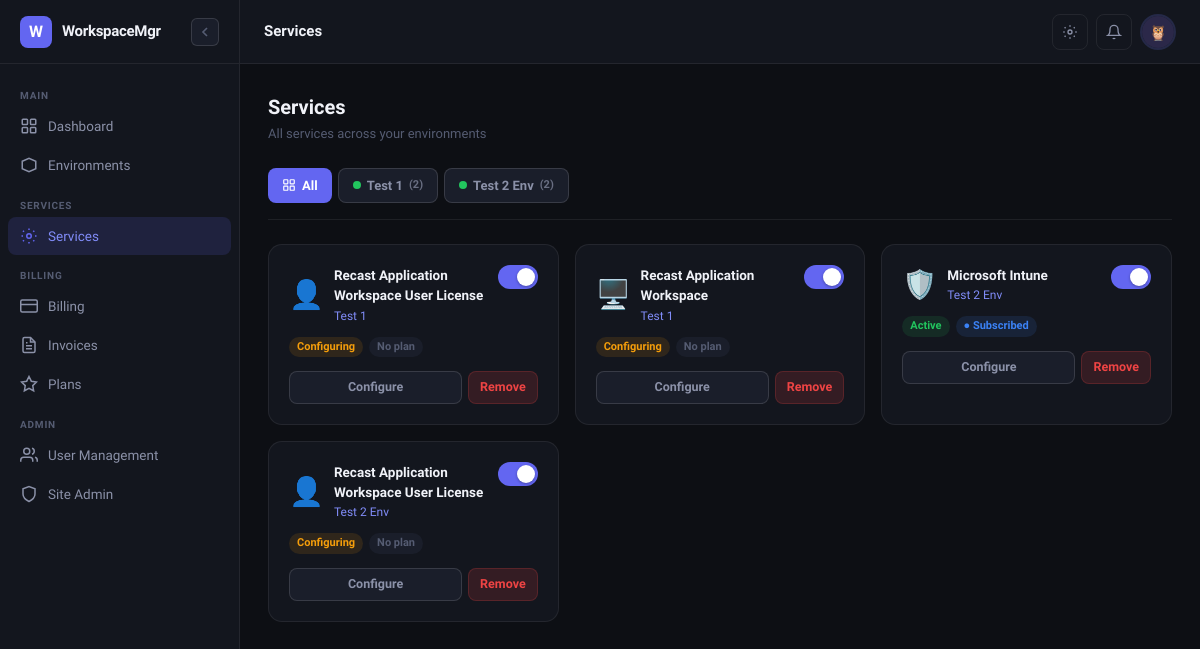
The app's page /services/ (signed in), older data.
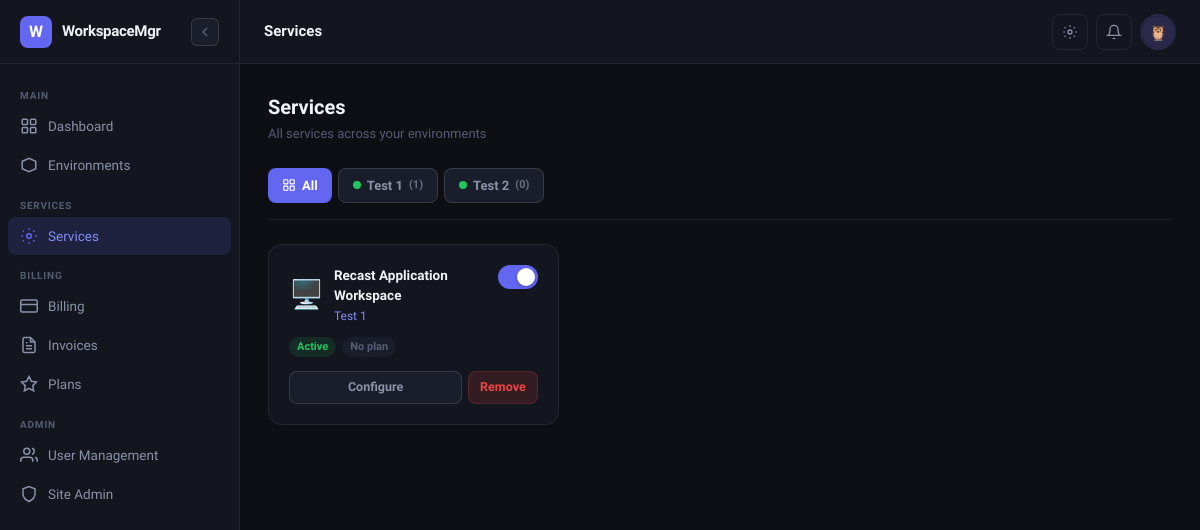
The same page, newer data.
### apps/accounts/models.py (models this page shows, shortened)
class User(AbstractUser):
    username = None
    email = models.EmailField(unique=True)
    role = models.CharField(max_length=20, choices=ROLE_CHOICES, default='env_admin')
    avatar = models.CharField(max_length=20, choices=AVATAR_CHOICES, default='avatar_1')
    phone = models.CharField(max_length=30, blank=True)
    job_title = models.CharField(max_length=100, blank=True)
    is_onboarded = models.BooleanField(default=False)
    created_at = models.DateTimeField(auto_now_add=True)
    updated_at = models.DateTimeField(auto_now=True)
    objects = UserManager()
    USERNAME_FIELD = 'email'
    REQUIRED_FIELDS = []
    class Meta:
        verbose_name = 'User'
        verbose_name_plural = 'Users'
    @property
    def display_name(self):
        return self.get_full_name() or self.email.split('@')[0]
    @property
    def is_superadmin(self):
        return self.role == 'superadmin' or self.is_superuser
    @property
    def is_env_admin(self):
        return self.role in ('superadmin', 'env_admin') or self.is_superuser
    @property
    def avatar_url(self):
        return f'/static/img/avatars/{self.avatar}.svg'

### apps/environments/models.py (models this page shows, shortened)
class Environment(models.Model):
    STATUS_CHOICES = [
        ('active', 'Active'),
        ('inactive', 'Inactive'),
        ('provisioning', 'Provisioning'),
    ]
    owner = models.ForeignKey(
        settings.AUTH_USER_MODEL,
        on_delete=models.CASCADE,
        related_name='environments',
    )
    name = models.CharField(max_length=200)
    description = models.TextField(blank=True)
    slug = models.SlugField(unique=True)
    status = models.CharField(max_length=20, choices=STATUS_CHOICES, default='active')
    azure_tenant_id = models.CharField(max_length=100, blank=True)
    created_at = models.DateTimeField(auto_now_add=True)
    updated_at = models.DateTimeField(auto_now=True)
    class Meta:
        ordering = ['-created_at']

### apps/services/models.py (models this page shows, shortened)
class Service(models.Model):
    STATUS_CHOICES = [
        ('active', 'Active'),
        ('inactive', 'Inactive'),
        ('configuring', 'Configuring'),
        ('error', 'Error'),
    ]
    environment = models.ForeignKey(Environment, on_delete=models.CASCADE, related_name='services')
    service_type = models.CharField(max_length=30, choices=SERVICE_TYPE_CHOICES)
    name = models.CharField(
        max_length=200,
        blank=True,
        help_text='Optional display name. Defaults to the service type name if left blank.'
    )
    status = models.CharField(max_length=20, choices=STATUS_CHOICES, default='configuring')
    enabled = models.BooleanField(default=False)
    is_connected = models.BooleanField(default=False)
    created_at = models.DateTimeField(auto_now_add=True)
    updated_at = models.DateTimeField(auto_now=True)
    class Meta:
        ordering = ['environment', 'service_type', 'name']
    @property
    def icon(self):
        icons = {
            'recast_workspace': '🖥️',
            'recast_user_license': '👤',
            'windows_365': '☁️',
            'intune': '🛡️',
        }
        return icons.get(self.service_type, '⚙️')

### apps/services/views.py (the view)
# urls.py: path('', views.service_list, name='list'),
@login_required
def service_list(request):
    environments = Environment.objects.filter(owner=request.user)
    selected_env_id = request.GET.get('env')
    selected_env = None
    if selected_env_id:
        selected_env = get_object_or_404(Environment, pk=selected_env_id, owner=request.user)
        services = Service.objects.filter(environment=selected_env).select_related('environment')
    else:
        services = Service.objects.filter(environment__owner=request.user).select_related('environment')
    return render(request, 'services/list.html', {
        'environments': environments,
        'selected_env': selected_env,
        'services': services,
    })

### apps/core/context_processors.py (called while the page is built)
def sidebar_context(request):
    if request.user.is_authenticated:
        environments = Environment.objects.filter(owner=request.user)[:10]
        return {'sidebar_environments': environments}
    return {}

### templates/services/list.html (shortened to what this page needs)
{% extends "base.html" %}
{% block page_title %}Services{% endblock %}
{% block content %}
<div class="page-header">
  <div>
    <div class="page-title">Services</div>
    <div class="page-subtitle">
      {% if selected_env %}Services in <strong>{{ selected_env.name }}</strong>{% else %}All services across your environments{% endif %}
    </div>
  </div>
</div>
{% if environments %}
<div style="display:flex;gap:6px;flex-wrap:wrap;margin-bottom:24px;padding-bottom:16px;border-bottom:1px solid var(--border);">
  <a href="{% url 'services:list' %}"
     style="display:inline-flex;align-items:center;gap:6px;padding:7px 14px;border-radius:8px;font-size:13px;font-weight:600;text-decoration:none;transition:all 0.15s;
            {% if not selected_env %}background:var(--accent);color:white;{% else %}background:var(--bg-raised);color:var(--text-secondary);border:1px solid var(--border-strong);{% endif %}">
    <svg width="14" height="14" fill="none" viewBox="0 0 24 24" stroke="currentColor" stroke-width="2"><rect x="3" y="3" width="7" height="7" rx="1"/><rect x="14" y="3" width="7" height="7" rx="1"/><rect x="3" y="14" width="7" height="7" rx="1"/><rect x="14" y="14" width="7" height="7" rx="1"/></svg>
    All
  </a>
  {% for env in environments %}
  <a href="{% url 'services:list' %}?env={{ env.pk }}"
     style="display:inline-flex;align-items:center;gap:6px;padding:7px 14px;border-radius:8px;font-size:13px;font-weight:600;text-decoration:none;transition:all 0.15s;
            {% if selected_env.pk == env.pk %}background:var(--accent);color:white;{% else %}background:var(--bg-raised);color:var(--text-secondary);border:1px solid var(--border-strong);{% endif %}">
    <span style="width:8px;height:8px;border-radius:50%;background:{% if env.status == 'active' %}var(--success){% else %}var(--text-muted){% endif %};flex-shrink:0;"></span>
    {{ env.name }}
    <span style="font-size:11px;opacity:0.7;">({{ env.services.count }})</span>
  </a>
  {% endfor %}
</div>
{% endif %}
{% if services %}
<div style="display:grid;grid-template-columns:repeat(auto-fill,minmax(280px,1fr));gap:16px;">
  {% for service in services %}
  <div class="card">
    <div style="display:flex;align-items:flex-start;justify-content:space-between;margin-bottom:12px;">
      <div style="display:flex;align-items:center;gap:10px;">
        <div style="font-size:28px;line-height:1;">{{ service.icon }}</div>
        <div>
          <div style="font-size:13.5px;font-weight:700;color:var(--text-primary);">{{ service.get_service_type_display }}</div>
          <div style="font-size:12px;color:var(--text-muted);margin-top:1px;">
            <a href="{% url 'environments:detail' service.environment.pk %}" style="color:var(--accent-light);text-decoration:none;">{{ service.environment.name }}</a>
          </div>
        </div>
      </div>
      <form method="post" action="{% url 'services:toggle' service.pk %}">
        <button type="submit" title="{% if service.enabled %}Disable{% else %}Enable{% endif %}"
          style="width:40px;height:24px;border-radius:12px;border:none;cursor:pointer;position:relative;transition:all 0.2s;
                 background:{% if service.enabled %}var(--accent){% else %}var(--bg-raised);border:1px solid var(--border-strong){% endif %};">
          <div style="position:absolute;top:3px;{% if service.enabled %}right:3px{% else %}left:3px{% endif %};width:18px;height:18px;border-radius:50%;background:white;transition:all 0.2s;box-shadow:0 1px 3px rgba(0,0,0,0.3);"></div>
        </button>
      </form>
    </div>
    <div style="display:flex;gap:6px;align-items:center;margin-bottom:14px;">
      <span class="badge {% if service.status == 'active' %}badge-green{% elif service.status == 'error' %}badge-red{% elif service.status == 'configuring' %}badge-yellow{% else %}badge-gray{% endif %}">
        {{ service.get_status_display }}
      </span>
      {% if service.subscriptions.exists %}
      <span class="badge badge-blue">● Subscribed</span>
      {% else %}
      <span class="badge badge-gray">No plan</span>
      {% endif %}
    </div>
    <div style="display:flex;gap:6px;">
      <a href="{% url 'services:configure' service.pk %}" class="btn btn-secondary btn-sm" style="flex:1;justify-content:center;">Configure</a>
      <a href="{% url 'services:delete' service.pk %}" class="btn btn-danger btn-sm">Remove</a>
    </div>
  </div>
  {% endfor %}
</div>
{% endif %}
{% endblock %}

### templates/base.html (shortened to what this page needs)
<!DOCTYPE html>
<html lang="en" data-theme="dark">
<head>
  <script src="https://cdn.tailwindcss.com"></script>
</head>
<body>
{% if user.is_authenticated %}
<aside id="sidebar">
  <div class="sidebar-logo">
    <div class="logo-mark">W</div>
    <span class="sidebar-logo-text">WorkspaceMgr</span>
    <button class="sidebar-collapse-btn" onclick="toggleSidebar()" title="Toggle sidebar">
      <svg id="collapse-icon-expand" width="16" height="16" fill="none" viewBox="0 0 24 24" stroke="currentColor" stroke-width="2.5">
        <path d="M15 18l-6-6 6-6"/>
      </svg>
    </button>
  </div>
  <nav class="sidebar-nav">
    <div class="sidebar-section-label">Main</div>
    <a href="{% url 'core:dashboard' %}" class="nav-item {% if request.resolver_match.url_name == 'dashboard' %}active{% endif %}">
      <svg class="nav-icon" fill="none" viewBox="0 0 24 24" stroke="currentColor" stroke-width="2"><rect x="3" y="3" width="7" height="7" rx="1"/><rect x="14" y="3" width="7" height="7" rx="1"/><rect x="3" y="14" width="7" height="7" rx="1"/><rect x="14" y="14" width="7" height="7" rx="1"/></svg>
      <span class="sidebar-label">Dashboard</span>
    </a>
    <a href="{% url 'environments:list' %}" class="nav-item {% if 'environments' in request.path %}active{% endif %}">
      <svg class="nav-icon" fill="none" viewBox="0 0 24 24" stroke="currentColor" stroke-width="2"><path d="M3 7l9-4 9 4v10l-9 4-9-4V7z"/></svg>
      <span class="sidebar-label">Environments</span>
    </a>
    <div class="sidebar-section-label">Services</div>
    <a href="{% url 'services:list' %}" class="nav-item {% if 'services' in request.path %}active{% endif %}">
      <svg class="nav-icon" fill="none" viewBox="0 0 24 24" stroke="currentColor" stroke-width="2"><circle cx="12" cy="12" r="3"/><path d="M19.07 4.93l-1.41 1.41M5.34 17.66l-1.41 1.41M19.07 19.07l-1.41-1.41M5.34 6.34L3.93 4.93M20 12h2M2 12h2M12 20v2M12 2v2"/></svg>
      <span class="sidebar-label">Services</span>
    </a>
    <div class="sidebar-section-label">Billing</div>
    <a href="{% url 'billing:overview' %}" class="nav-item {% if request.path == '/billing/' %}active{% endif %}">
      <svg class="nav-icon" fill="none" viewBox="0 0 24 24" stroke="currentColor" stroke-width="2"><rect x="1" y="4" width="22" height="16" rx="2"/><line x1="1" y1="10" x2="23" y2="10"/></svg>
      <span class="sidebar-label">Billing</span>
    </a>
    <a href="{% url 'billing:invoice_list' %}" class="nav-item {% if 'invoices' in request.path %}active{% endif %}">
      <svg class="nav-icon" fill="none" viewBox="0 0 24 24" stroke="currentColor" stroke-width="2"><path d="M14 2H6a2 2 0 00-2 2v16a2 2 0 002 2h12a2 2 0 002-2V8z"/><polyline points="14 2 14 8 20 8"/><line x1="16" y1="13" x2="8" y2="13"/><line x1="16" y1="17" x2="8" y2="17"/><polyline points="10 9 9 9 8 9"/></svg>
      <span class="sidebar-label">Invoices</span>
    </a>
    <a href="{% url 'billing:plan_list' %}" class="nav-item {% if 'plans' in request.path %}active{% endif %}">
      <svg class="nav-icon" fill="none" viewBox="0 0 24 24" stroke="currentColor" stroke-width="2"><polygon points="12 2 15.09 8.26 22 9.27 17 14.14 18.18 21.02 12 17.77 5.82 21.02 7 14.14 2 9.27 8.91 8.26 12 2"/></svg>
      <span class="sidebar-label">Plans</span>
    </a>
    {% if user.is_env_admin %}
    <div class="sidebar-section-label">Admin</div>
    <a href="{% url 'users:user_list' %}" class="nav-item {% if 'users' in request.path and 'profile' not in request.path %}active{% endif %}">
      <svg class="nav-icon" fill="none" viewBox="0 0 24 24" stroke="currentColor" stroke-width="2"><path d="M17 21v-2a4 4 0 00-4-4H5a4 4 0 00-4 4v2"/><circle cx="9" cy="7" r="4"/><path d="M23 21v-2a4 4 0 00-3-3.87"/><path d="M16 3.13a4 4 0 010 7.75"/></svg>
      <span class="sidebar-label">User Management</span>
    </a>
    {% endif %}
    {% if user.is_superadmin %}
    <a href="/admin/" class="nav-item">
      <svg class="nav-icon" fill="none" viewBox="0 0 24 24" stroke="currentColor" stroke-width="2"><path d="M12 22s8-4 8-10V5l-8-3-8 3v7c0 6 8 10 8 10z"/></svg>
      <span class="sidebar-label">Site Admin</span>
    </a>
    {% endif %}
  </nav>
</aside>
<div id="main-wrap">
  <header id="topbar">
    <div class="topbar-title">{% block page_title %}Dashboard{% endblock %}</div>
    <div class="topbar-actions">
      <button class="icon-btn" onclick="openThemePanel()" title="Theme settings">
        <svg width="16" height="16" fill="none" viewBox="0 0 24 24" stroke="currentColor" stroke-width="2">
          <circle cx="12" cy="12" r="3"/><path d="M19.07 4.93l-1.41 1.41M5.34 17.66l-1.41 1.41M19.07 19.07l-1.41-1.41M5.34 6.34L3.93 4.93M20 12h2M2 12h2M12 20v2M12 2v2"/>
        </svg>
      </button>
      <button class="icon-btn" title="Notifications">
        <svg width="16" height="16" fill="none" viewBox="0 0 24 24" stroke="currentColor" stroke-width="2">
          <path d="M18 8A6 6 0 006 8c0 7-3 9-3 9h18s-3-2-3-9"/><path d="M13.73 21a2 2 0 01-3.46 0"/>
        </svg>
      </button>
      <div class="dropdown">
        <button class="avatar-btn" onclick="toggleDropdown(this)">
          <img src="{{ user.avatar_url }}" alt="{{ user.display_name }}"
            onerror="this.style.display='none';this.parentElement.innerHTML='<span style=\'font-size:14px;font-weight:700;color:var(--accent)\'>{{ user.display_name|first|upper }}</span>'">
        </button>
      </div>
    </div>
  </header>
  <main id="page-content">
    {% block content %}{% endblock %}
  </main>
</div>
{% endif %}
</body>
</html>

Row changes from the older to the newer data that the page shows:
removed Service: icon "👤", service_type "Recast Application Workspace User License", environment.name "Test 1", enabled True (drawn), status "Configuring", shows "No plan"
removed Service: icon "🖥️", service_type "Recast Application Workspace", environment.name "Test 1", enabled True (drawn), status "Configuring", shows "No plan"
removed Service: icon "🛡️", service_type "Microsoft Intune", environment.name "Test 2 Env", enabled True (drawn), status "Active", shows "● Subscribed"
removed Service: icon "👤", service_type "Recast Application Workspace User License", environment.name "Test 2 Env", enabled True (drawn), status "Configuring", shows "No plan"
computed for Environment "Test 1": services.count "2" → "1"
changed Environment: name "Test 2 Env" → "Test 2"; services.count "2" → "0"
added Service: icon "🖥️", service_type "Recast Application Workspace", environment.name "Test 1", enabled True (drawn), status "Active", shows "No plan"
